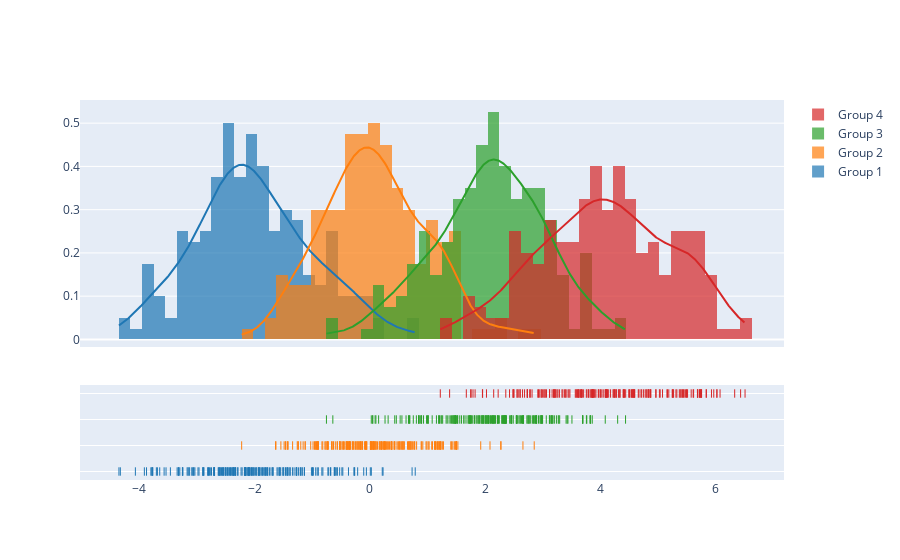

This figure's notebook cell:
### Code cell
import plotly.figure_factory as ff

# Add histogram data
x1 = np.random.randn(200) - 2
x2 = np.random.randn(200)
x3 = np.random.randn(200) + 2
x4 = np.random.randn(200) + 4

# Group data together
hist_data = [x1, x2, x3, x4]

group_labels = ['Group 1', 'Group 2', 'Group 3', 'Group 4']

# Create distplot with custom bin_size
fig = ff.create_distplot(hist_data, group_labels, bin_size=.2)
fig.show()

### Figure 1 — Plotly figure (JSON) as saved in the notebook; plotly's stock layout.template omitted (floating-point values rounded to 4 significant figures; data arrays with more than 128 entries replaced by an {"elided": "..."} marker saying what was removed)
{"data": [{"autobinx": false, "histnorm": "probability density", "legendgroup": "Group 1", "marker": {"color": "rgb(31, 119, 180)"}, "name": "Group 1", "opacity": 0.7, "type": "histogram", "x": {"elided": "200 float values"}, "xaxis": "x", "xbins": {"end": 0.7885, "size": 0.2, "start": -4.352}, "yaxis": "y"}, {"autobinx": false, "histnorm": "probability density", "legendgroup": "Group 2", "marker": {"color": "rgb(255, 127, 14)"}, "name": "Group 2", "opacity": 0.7, "type": "histogram", "x": {"elided": "200 float values"}, "xaxis": "x", "xbins": {"end": 2.853, "size": 0.2, "start": -2.223}, "yaxis": "y"}, {"autobinx": false, "histnorm": "probability density", "legendgroup": "Group 3", "marker": {"color": "rgb(44, 160, 44)"}, "name": "Group 3", "opacity": 0.7, "type": "histogram", "x": {"elided": "200 float values"}, "xaxis": "x", "xbins": {"end": 4.438, "size": 0.2, "start": -0.7518}, "yaxis": "y"}, {"autobinx": false, "histnorm": "probability density", "legendgroup": "Group 4", "marker": {"color": "rgb(214, 39, 40)"}, "name": "Group 4", "opacity": 0.7, "type": "histogram", "x": {"elided": "200 float values"}, "xaxis": "x", "xbins": {"end": 6.511, "size": 0.2, "start": 1.224}, "yaxis": "y"}, {"legendgroup": "Group 1", "marker": {"color": "rgb(31, 119, 180)"}, "mode": "lines", "name": "Group 1", "showlegend": false, "type": "scatter", "x": {"elided": "500 float values"}, "xaxis": "x", "y": {"elided": "500 float values"}, "yaxis": "y"}, {"legendgroup": "Group 2", "marker": {"color": "rgb(255, 127, 14)"}, "mode": "lines", "name": "Group 2", "showlegend": false, "type": "scatter", "x": {"elided": "500 float values"}, "xaxis": "x", "y": {"elided": "500 float values"}, "yaxis": "y"}, {"legendgroup": "Group 3", "marker": {"color": "rgb(44, 160, 44)"}, "mode": "lines", "name": "Group 3", "showlegend": false, "type": "scatter", "x": {"elided": "500 float values"}, "xaxis": "x", "y": {"elided": "500 float values"}, "yaxis": "y"}, {"legendgroup": "Group 4", "marker": {"color": "rgb(214, 39, 40)"}, "mode": "lines", "name": "Group 4", "showlegend": false, "type": "scatter", "x": {"elided": "500 float values"}, "xaxis": "x", "y": {"elided": "500 float values"}, "yaxis": "y"}, {"legendgroup": "Group 1", "marker": {"color": "rgb(31, 119, 180)", "symbol": "line-ns-open"}, "mode": "markers", "name": "Group 1", "showlegend": false, "type": "scatter", "x": {"elided": "200 float values"}, "xaxis": "x", "y": {"elided": "200 str values"}, "yaxis": "y2"}, {"legendgroup": "Group 2", "marker": {"color": "rgb(255, 127, 14)", "symbol": "line-ns-open"}, "mode": "markers", "name": "Group 2", "showlegend": false, "type": "scatter", "x": {"elided": "200 float values"}, "xaxis": "x", "y": {"elided": "200 str values"}, "yaxis": "y2"}, {"legendgroup": "Group 3", "marker": {"color": "rgb(44, 160, 44)", "symbol": "line-ns-open"}, "mode": "markers", "name": "Group 3", "showlegend": false, "type": "scatter", "x": {"elided": "200 float values"}, "xaxis": "x", "y": {"elided": "200 str values"}, "yaxis": "y2"}, {"legendgroup": "Group 4", "marker": {"color": "rgb(214, 39, 40)", "symbol": "line-ns-open"}, "mode": "markers", "name": "Group 4", "showlegend": false, "type": "scatter", "x": {"elided": "200 float values"}, "xaxis": "x", "y": {"elided": "200 str values"}, "yaxis": "y2"}], "layout": {"barmode": "overlay", "hovermode": "closest", "legend": {"traceorder": "reversed"}, "xaxis": {"anchor": "y2", "domain": [0.0, 1.0], "zeroline": false}, "yaxis": {"anchor": "free", "domain": [0.35, 1], "position": 0.0}, "yaxis2": {"anchor": "x", "domain": [0, 0.25], "dtick": 1, "showticklabels": false}}}
